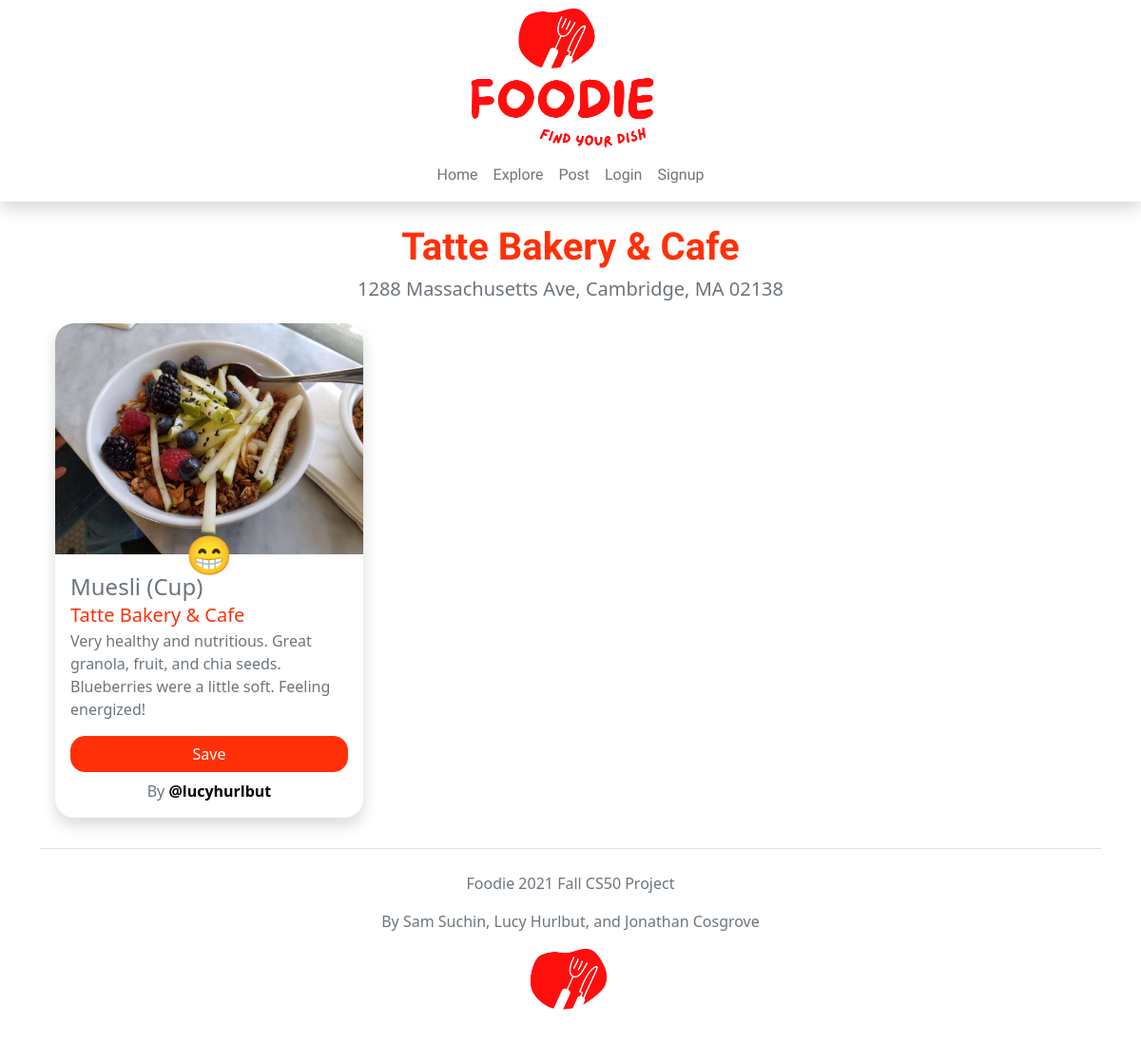
The page /resturant/4/ on the database as committed earlier.
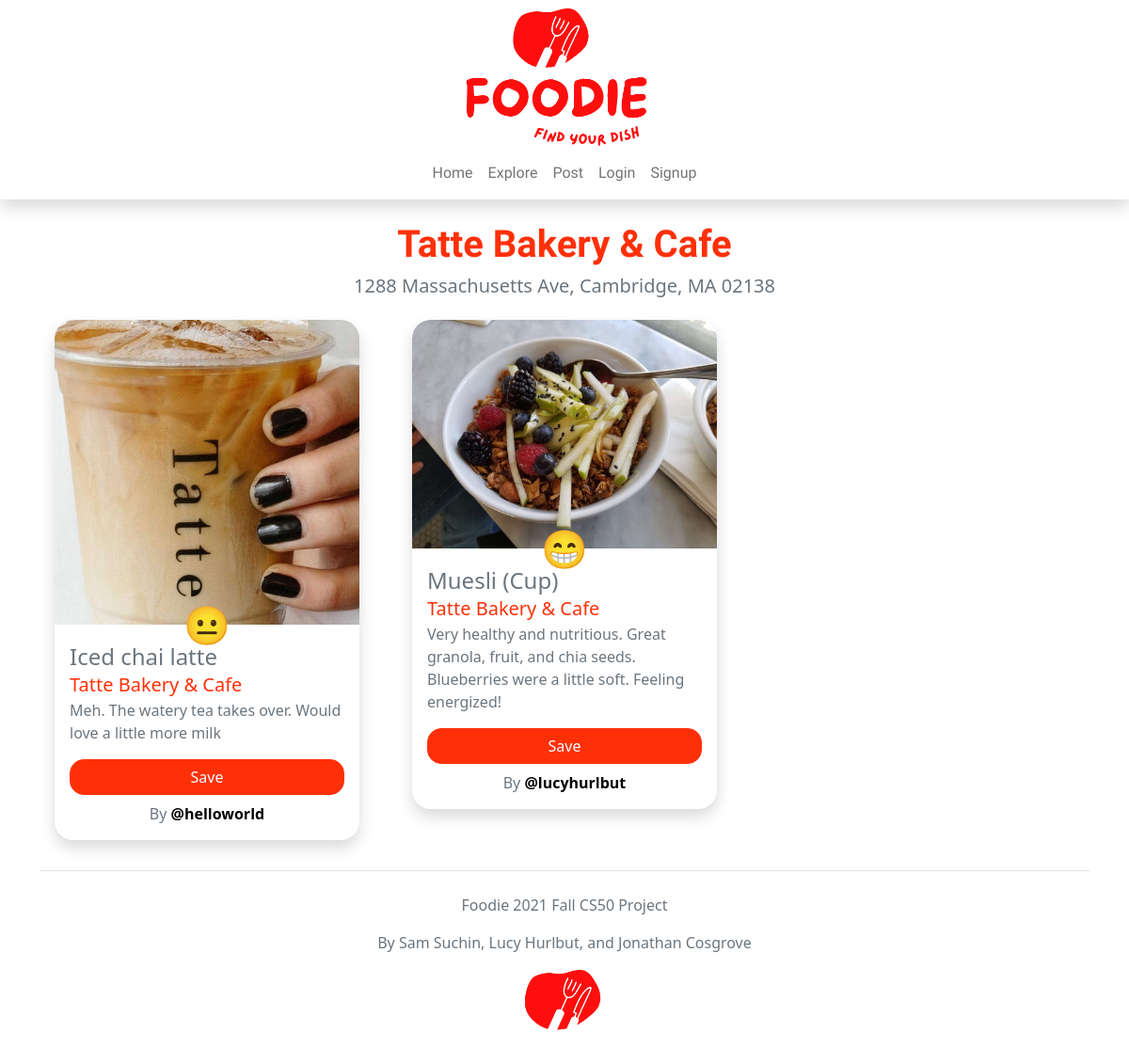
The same page on the database as committed later.
### dish/models.py (models this page shows, shortened)
class Dish(models.Model):
    name = models.CharField(max_length=255)
    media = models.ImageField(upload_to="dishes/")
    resturant = models.ForeignKey(Resturant, on_delete=models.CASCADE, related_name="dishes")
    review = models.TextField(null=True, blank=True, max_length=1000)
    rating = models.CharField(choices=DISH.RATING_CHOICES, max_length=2)
    user = models.ForeignKey(settings.AUTH_USER_MODEL, on_delete=models.CASCADE, related_name="dishes")
    created_at = models.DateTimeField(auto_now_add=True)
    is_active = models.BooleanField(default=True)
    price = models.DecimalField(max_digits=50, decimal_places=2, null=True, blank=True)

### resturant/models.py (models this page shows, shortened)
class Resturant(models.Model):
    name = models.CharField(max_length=255)
    cuisine = models.CharField(max_length=255)
    city = models.CharField(max_length=255)
    address = models.CharField(max_length=255, null=True, blank=True)
    is_active = models.BooleanField(default=True)
    created_at = models.DateTimeField(auto_now_add=True)
    def get_active_dishes(self):
        return self.dishes.filter(is_active=True).order_by("-created_at")

### account/models.py (models this page shows, shortened)
class User(AbstractBaseUser, PermissionsMixin):
    username = models.CharField(max_length=100, unique=True)
    is_staff = models.BooleanField(default=False)
    is_active = models.BooleanField(default=True)
    date_joined = models.DateTimeField(default=timezone.now)
    USERNAME_FIELD = 'username'
    objects = CustomUserManager()

### resturant/views.py (the view)
# urls.py: path("<resturant_pk>/", resturant_detail, name="resturant_detail")
def resturant_detail(request, resturant_pk):
    resturant = get_object_or_404(Resturant, pk=resturant_pk)
    context = {
        "resturant": resturant,
    }
    if request.user.is_authenticated:
        context["user_saves"] = Save.objects.filter(saved_by=request.user).values_list("dish_id", flat=True)
    return render(request, "resturant/detail.html", context)

### templates/resturant/detail.html (shortened to what this page needs)
{% extends 'base.html' %}
{% load static %}
{% block css %}
<link rel="stylesheet" href="{% static 'css/resturant.css' %}">
{% endblock %}
{% block content %}
<div class="container">
    <div class="text-muted">
        <h1 class="text-center title">{{resturant.name}}</h1>
        {% if resturant.address %}
        <h4 class="text-muted text-center lead">{{resturant.address}}</h4>
        {% endif %}
    <div class="row g-4">
        {% for dish in resturant.get_active_dishes %}
        <div class="col-6 col-lg-4">
                {% include 'includes/dish_card.html' %}
            </div>
        {% endfor %}
    </div>
</div>
{% endblock %}

### templates/includes/dish_card.html (shortened to what this page needs)
{% load static %}
{% block css %}
<link rel="stylesheet" href="{% static 'css/dishes.css' %}">
{% endblock %}
<div class="card shadow m-3">
    <div class="position-relative">
    <div class="dish-rating">{{dish.get_rating_display}}</div>
    <img src="{{dish.media.url}}" class="card-img-top" alt="...">
</div>
    <div class="card-body">
        <div class="d-flex align-items-center">
            <h4 class="card-title mb-0 mt-1 me-auto">{{dish.name}}</h4>
        </div>
      <a class="resturant-card-link" href="{% url 'resturant_detail' dish.resturant.pk %}">{{dish.resturant.name}}</a>
      <div class="dish-review">{{dish.review|linebreaks}}</div>
      {% if request.user.is_authenticated %}
      <div dish_pk="{{dish.pk}}" endpoint="{% url 'change_save_dish' %}" class="btn btn-primary w-100 mb-2 like_dish {% if dish.pk in user_saves %}liked{% endif %}">{% if dish.pk in user_saves %}Saved{% else %}Save{% endif %}</div>
      {% else %}
        <a class="btn btn-primary w-100 mb-2" href="{% url 'login' %}">Save</a>
      {% endif %}
      <div class="text-center">
        By <a class="link" href="{% url 'account_detail' dish.user.username %}">@{{dish.user.username}}</a>
      </div>
    </div>
  </div>

Rows that differ between the two databases and show on the page:
added Dish: rating "😐", media (picture), name "Iced chai latte", resturant.name "Tatte Bakery & Cafe", review "Meh. The watery tea takes over. Would love a little more milk", user.username "helloworld"
